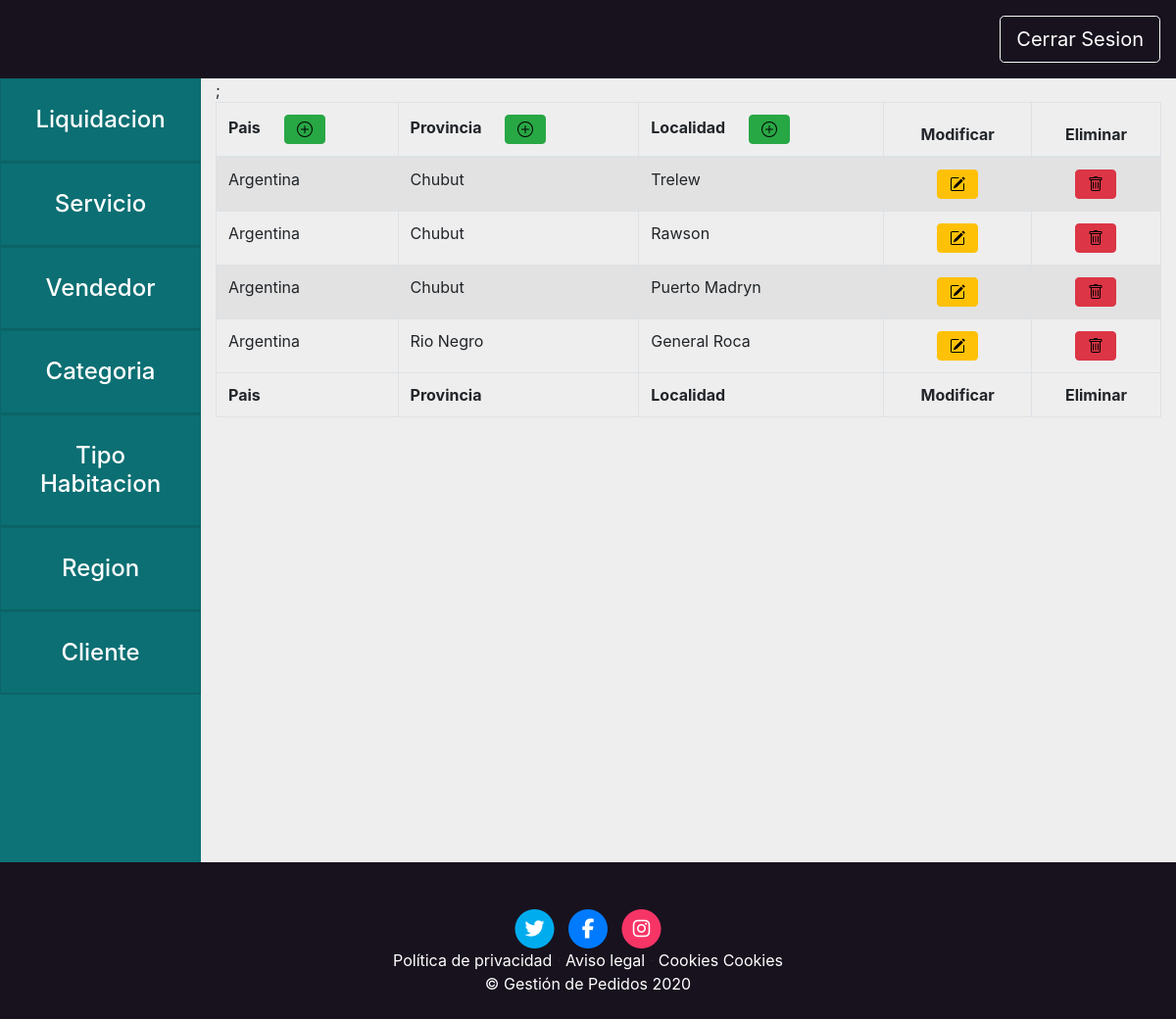
The app's page /core/localidades, older data.
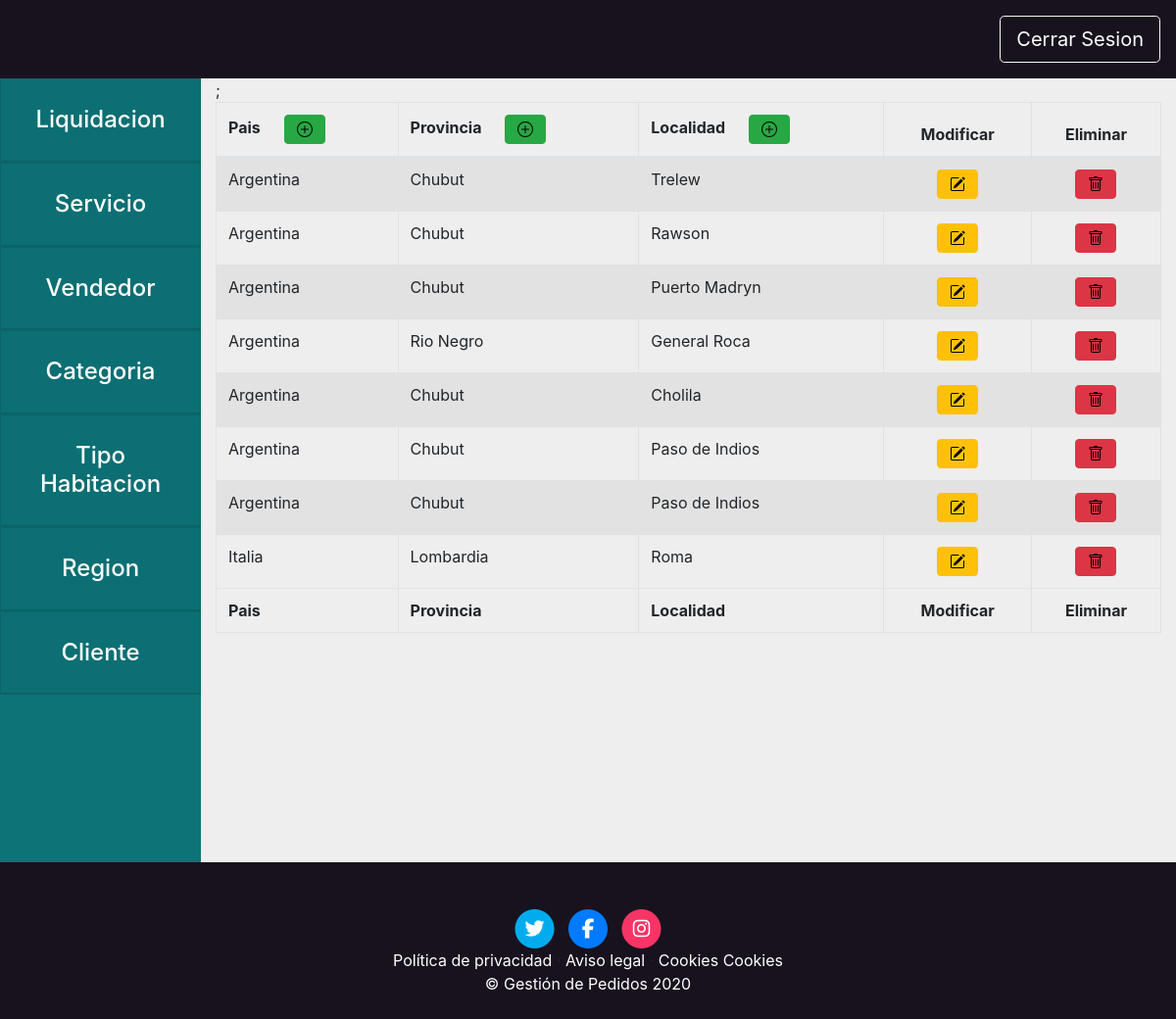
The same page, newer data.
### core/models.py (models this page shows, shortened)
class Localidad(models.Model):
    objects = LocalidadManager.from_queryset(LocalidadQuerySet)()
    nombre = models.CharField(max_length=200)
    provincia = models.ForeignKey(Provincia, on_delete=models.CASCADE)

class Provincia(models.Model):
    nombre = models.CharField(max_length=200)
    pais = models.ForeignKey(Pais, on_delete=models.CASCADE)
    def __str__(self):
        return self.nombre

class Pais(models.Model):
    nombre = models.CharField(max_length=200)
    class Meta:
      verbose_name_plural = "Paises"
    def __str__(self):
        return self.nombre

### core/views.py (the view, shortened to what this page needs)
# urls.py: path('localidades', views.correctaAdmin, name="listadoLocalidades"),
def correctaAdmin(request):
    paises = Pais.objects.all()
    provincias = Provincia.objects.all()
    localidades = Localidad.objects.all()
    formPais = PaisForm(request.POST)
    formProvincia = ProvinciaForm(request.POST)
    formLocalidad = LocalidadForm(request.POST)
    return render(request, "base/administrador.html", {"paises": paises, "localidades": localidades, "provincias": provincias, "formPais": formPais, "formProvincia": formProvincia, "formLocalidad": formLocalidad})

### templates/base/administrador.html (shortened to what this page needs)
{% extends 'base/base.html'%}
{% block content %};
{% load static %}
<table id="example" class="table table-striped table-bordered" style="width:100%">
    <thead>
        <tr>
            <th>Pais<button type="button" class="btn btn-success ml-4" data-toggle="modal" data-target="#crearPais" data-url="{% url 'core:crear_pais'%}">
                    <img src="/static/icons/plus-circle.svg"
                        class="img-fluid ${3|rounded-top,rounded-right,rounded-bottom,rounded-left,rounded-circle,|}"
                        alt="">
                </button>
            </th>
            <th>Provincia<button type="button" class="btn btn-success ml-4" data-toggle="modal"
                    data-target="#crearProvincia">
                    <img src="/static/icons/plus-circle.svg"
                        class="img-fluid ${3|rounded-top,rounded-right,rounded-bottom,rounded-left,rounded-circle,|}"
                        alt="">
                </button></th>
            <th>Localidad<button type="button" class="btn btn-success ml-4" data-toggle="modal"
                    data-target="#crearLocalidad">
                    <img src="/static/icons/plus-circle.svg"
                        class="img-fluid ${3|rounded-top,rounded-right,rounded-bottom,rounded-left,rounded-circle,|}"
                        alt="">
                </button></th>
            <th>
                <Center>Modificar</Center>
            </th>
            <th>
                <Center>Eliminar</Center>
            </th>
        </tr>
    </thead>
    <tbody>
        {% for ciudad in localidades %}
        <tr>
            <td>{{ciudad.provincia.pais.nombre}}</td>
            <td>{{ciudad.provincia.nombre}}</td>
            <td>{{ciudad.nombre}}</td>
            <td>
                <center>
                    <button type="button" class="btn btn-warning" data-toggle="modal" data-target="#modificarLocalidad">
                        <img src="/static/icons/pencil-square.svg"
                            class="img-fluid ${3|rounded-top,rounded-right,rounded-bottom,rounded-left,rounded-circle,|}"
                            alt="">
                    </button>
                </center>
            </td>
            <td>
                <center>
                    <button type="button" class="btn btn-danger" data-toggle="modal" data-target="#eliminarLocalidad"
                        onclick="enviarModal()">
                        <img src="/static/icons/trash.svg"
                            class="img-fluid ${3|rounded-top,rounded-right,rounded-bottom,rounded-left,rounded-circle,|}"
                            alt="">
                    </button>
                </center>
            </td>
        </tr>
        {% endfor %}
    </tbody>
    <tfoot>
        <tr>
            <th>Pais</th>
            <th>Provincia</th>
            <th>Localidad</th>
            <th>
                <Center>Modificar</Center>
            </th>
            <th>
                <Center>Eliminar</Center>
            </th>
        </tr>
    </tfoot>
</table>
{% endblock %}

### templates/base/base.html (shortened to what this page needs)
{% load static %}
<html>
<head>
    <link rel="stylesheet" href="{% static 'css/bootstrap.min.css'%}">
    <link rel="stylesheet" href="https://cdn.jsdelivr.net/npm/bootstrap@4.5.3/dist/css/bootstrap.min.css"
>
    <link rel="stylesheet" href="https://cdnjs.cloudflare.com/ajax/libs/twitter-bootstrap/4.5.2/css/bootstrap.css">
    <link rel="stylesheet" href="https://cdn.datatables.net/1.10.22/css/dataTables.bootstrap4.min.css">
    <link rel="stylesheet" href="{% static 'css/styleBase.css' %}">
    <link rel="stylesheet" href="/static/css/modal.css">
</head>
<body class="bodyComplete">
    <header class="mainHeader">
        <button onclick="location.href='logout'" style="text-decoration:none"
            class="rounded-1 btn btn-lg btn-outline-light text-white float-right mr-3 mt-3"> Cerrar Sesion </button>
    </header>
    <div class="d-flex">
        <div id="sidebar-container" class="">
            <div class="card rounded-0">
                <div class="card-header" id="headingOne">
                    <button style="text-decoration:none" class="btn btn-link btn-block text-left text-white"
                        type="button" data-toggle="collapse" data-target="#hotel" aria-expanded="true"
                        aria-controls="collapseOne">
                        <center>
                            <h4> Liquidacion</h4>
                        </center>
                    </button>
                </div>
            </div>
            <div class="card rounded-0">
                <div class="card-header" id="headingOne">
                    <button style="text-decoration:none" class="btn btn-link btn-block text-left text-white"
                        type="button" data-toggle="collapse" data-target="#hotel" aria-expanded="true"
                        aria-controls="collapseOne">
                        <center>
                            <h4> Servicio</h4>
                        </center>
                    </button>
                </div>
            </div>
            <div class="card rounded-0">
                <div class="card-header" id="headingOne">
                    <button style="text-decoration:none" class="btn btn-link btn-block text-left text-white"
                        type="button" data-toggle="collapse" data-target="#hotel" aria-expanded="true"
                        aria-controls="collapseOne">
                        <center>
                            <h4> Vendedor</h4>
                        </center>
                    </button>
                </div>
            </div>
            <div class="card rounded-0">
                <div class="card-header" id="headingOne">
                    <button style="text-decoration:none" class="btn btn-link btn-block text-left text-white"
                        type="button" data-toggle="collapse" data-target="#hotel" aria-expanded="true"
                        aria-controls="collapseOne">
                        <center>
                            <h4> Categoria</h4>
                        </center>
                    </button>
                </div>
            </div>
            <div class="card rounded-0">
                <div class="card-header" id="headingOne">
                    <button style="text-decoration:none" class="btn btn-link btn-block text-left text-white"
                        type="button" data-toggle="collapse" data-target="#hotel" aria-expanded="true"
                        aria-controls="collapseOne">
                        <center>
                            <h4> Tipo Habitacion</h4>
                        </center>
                    </button>
                </div>
            </div>
            <div class="card rounded-0">
                <div class="card-header" id="headingOne">
                    <button style="text-decoration:none" class="btn btn-link btn-block text-left text-white"
                        type="button" data-toggle="collapse" data-target="#hotel" aria-expanded="true"
                        aria-controls="collapseOne">
                        <center>
                            <h4> Region</h4>
                        </center>
                    </button>
                </div>
            </div>
            <div class="card rounded-0">
                <div class="card-header" id="headingOne">
                    <button style="text-decoration:none" class="btn btn-link btn-block text-left text-white"
                        type="button" data-toggle="collapse" data-target="#hotel" aria-expanded="true"
                        aria-controls="collapseOne">
                        <center>
                            <h4> Cliente</h4>
                        </center>
                    </button>
                </div>
            </div>
        </div>
        <div class="container-fluid">
            {% block content %} {% endblock %}
        </div>
    </div>
    <footer class="footer text-faded text-center py-5">
        <div class="container">
            <p class="m-0">
                <a href="#" class="link" style="color: #00ACEE;">
                    <span class="fa-stack fa-lg">
                        <i class="fa fa-circle fa-stack-2x"></i>
                        <i class="fa fa-twitter fa-stack-1x fa-inverse"></i>
                    </span>
                </a>
                <a href="#" class="link">
                    <span class="fa-stack fa-lg">
                        <i class="fa fa-circle fa-stack-2x"></i>
                        <i class="fa fa-facebook fa-stack-1x fa-inverse"></i>
                    </span>
                </a>
                <a href="#" class="link" style="color: #F73466;">
                    <span class="fa-stack fa-lg">
                        <i class="fa fa-circle fa-stack-2x"></i>
                        <i class="fa fa-instagram fa-stack-1x fa-inverse"></i>
                    </span>
                </a>
            </p>
            <p class="m-0 mbt">
                <a href="sample.html" class="link text-white">Política de privacidad</a> ·
                <a href="sample.html" class="link text-white">Aviso legal</a> ·
                <a href="sample.html" class="link text-white">Cookies</a>
                <a href="sample.html" class="link text-white">Cookies</a>
            </p>
            <p class="m-0 mbt1 text-white">&copy; Gestión de Pedidos 2020</p>
        </div>
    </footer>
</body>
</html>

### static/css/styleBase.css (style rules this page uses)
.mainHeader { background-color: #18121E; width: 100%; height: 10%; }
.card { background-color: #0d7377; }
.bodyComplete { background-color: #eeeeee; width: 100%; height: 100%; }
.footer { position: relative; left: 0px; bottom: 0px; background-color: #18121E; width: 100%; height: 20%; }
#sidebar-container { min-height: 100vh; background-color: #0d7377; }

Row changes from the older to the newer data that the page shows:
added Localidad: provincia.pais.nombre "Argentina", provincia.nombre "Chubut", nombre "Cholila"
added Localidad: provincia.pais.nombre "Argentina", provincia.nombre "Chubut", nombre "Paso de Indios"
added Localidad: provincia.pais.nombre "Argentina", provincia.nombre "Chubut", nombre "Paso de Indios"
added Localidad: provincia.pais.nombre "Italia", provincia.nombre "Lombardia", nombre "Roma"
